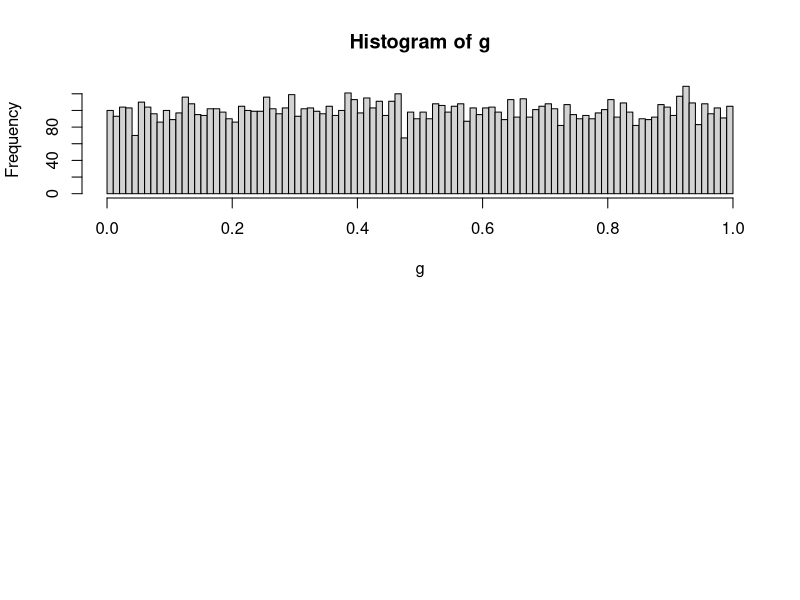
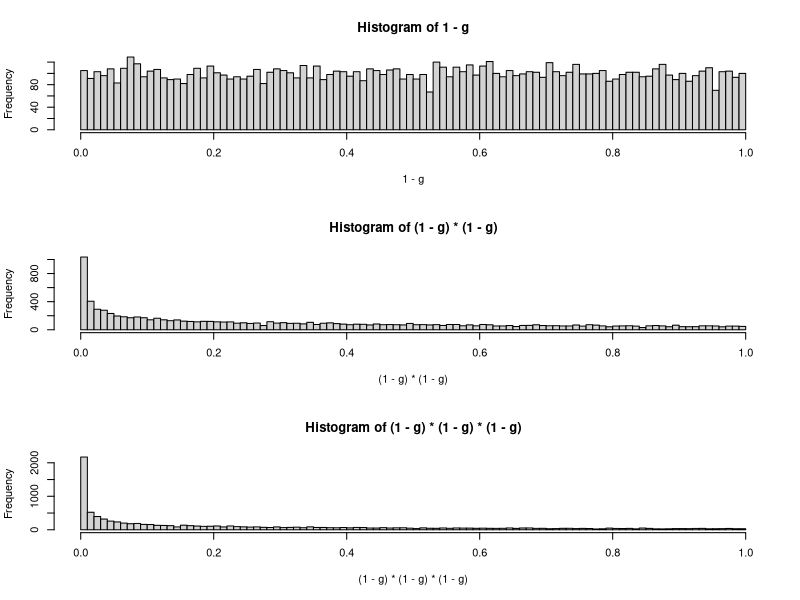
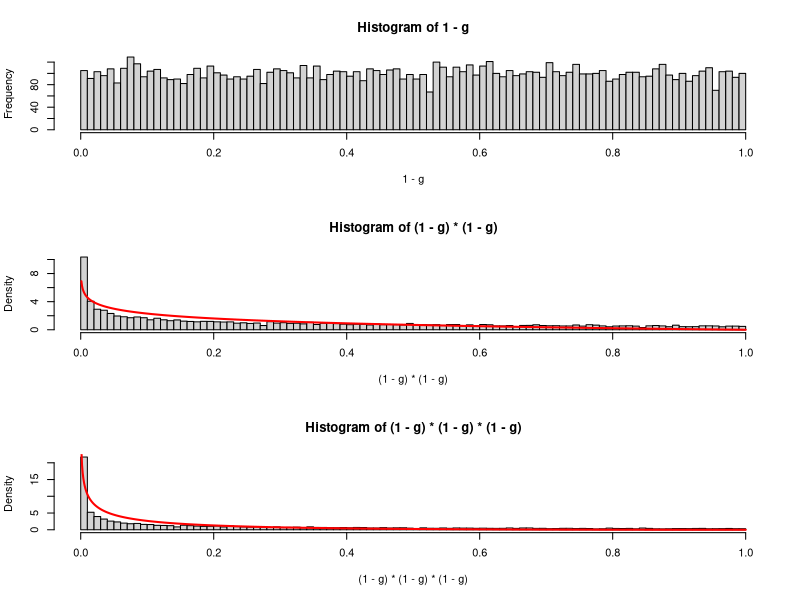
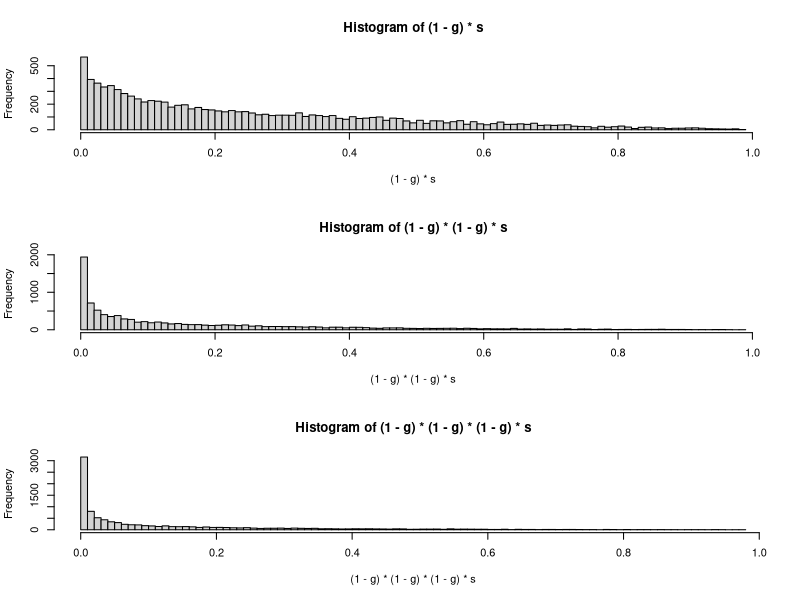

The R script that drew these images, in order:
n=10000
# generate Uniform(0,1) prior on germination
g=runif(n,0,1)

# plot Uniform(0,1) histogram
par(mfrow=c(2,1))
hist(g,breaks=100)

# the product of uniform distributions can be calculated as
# https://mathworld.wolfram.com/UniformProductDistribution.html
par(mfrow=c(3,1))
hist(1-g,breaks=100)
hist((1-g)*(1-g),breaks=100)
hist((1-g)*(1-g)*(1-g),breaks=100)

# uniform priors on the probability of germination at age 1, 2, and 3
# generates a not-uniform prior on the probability that a seed has not-germinated at age 2, 3
f= function(x,n){
  (((-1)^(n-1))/factorial(n-1))*(log(x)^(n-1))
}

par(mfrow=c(3,1))
hist(1-g,breaks=100)
hist((1-g)*(1-g),breaks=100,freq=FALSE)
lines(seq(0,1,.001),f(seq(0,1,.001),2),lwd=2,col='red')
hist((1-g)*(1-g)*(1-g),breaks=100,freq=FALSE)
lines(seq(0,1,.001),f(seq(0,1,.001),3),lwd=2,col='red')

#
s = runif(n,0,1)

# if the probability of survival at each time point is uniform,
# the resulting distribution is a uniform product with n+1
par(mfrow=c(3,1))
hist((1-g)*s,breaks=100)
hist((1-g)*(1-g)*s,breaks=100)
hist((1-g)*(1-g)*(1-g)*s,breaks=100)

## the other consideration is whether the risk of mortality varies with age
## the exponential model assumes it does not.